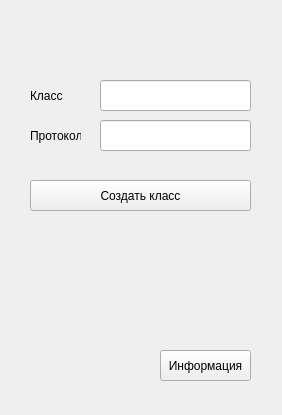
<?xml version="1.0" encoding="UTF-8"?>
<ui version="4.0">
 <class>CreateClassForm</class>
 <widget class="QWidget" name="CreateClassForm">
  <property name="geometry">
   <rect>
    <x>0</x>
    <y>0</y>
    <width>282</width>
    <height>415</height>
   </rect>
  </property>
  <property name="windowTitle">
   <string>Создание класса</string>
  </property>
  <widget class="QLineEdit" name="cr_cl_class_name_lineedit">
   <property name="geometry">
    <rect>
     <x>100</x>
     <y>80</y>
     <width>151</width>
     <height>31</height>
    </rect>
   </property>
  </widget>
  <widget class="QPushButton" name="cr_cl_create_class_button">
   <property name="geometry">
    <rect>
     <x>30</x>
     <y>180</y>
     <width>221</width>
     <height>31</height>
    </rect>
   </property>
   <property name="text">
    <string>Создать класс</string>
   </property>
  </widget>
  <widget class="QPushButton" name="cr_cl_info_button">
   <property name="geometry">
    <rect>
     <x>160</x>
     <y>350</y>
     <width>91</width>
     <height>31</height>
    </rect>
   </property>
   <property name="text">
    <string>Информация</string>
   </property>
  </widget>
  <widget class="QLabel" name="class_label">
   <property name="geometry">
    <rect>
     <x>30</x>
     <y>80</y>
     <width>41</width>
     <height>31</height>
    </rect>
   </property>
   <property name="text">
    <string>Класс</string>
   </property>
  </widget>
  <widget class="QLineEdit" name="cr_cl_protocol_name_lineedit">
   <property name="geometry">
    <rect>
     <x>100</x>
     <y>120</y>
     <width>151</width>
     <height>31</height>
    </rect>
   </property>
  </widget>
  <widget class="QLabel" name="protocol_label">
   <property name="geometry">
    <rect>
     <x>30</x>
     <y>125</y>
     <width>51</width>
     <height>21</height>
    </rect>
   </property>
   <property name="text">
    <string>Протокол</string>
   </property>
  </widget>
 </widget>
 <resources/>
 <connections/>
</ui>
